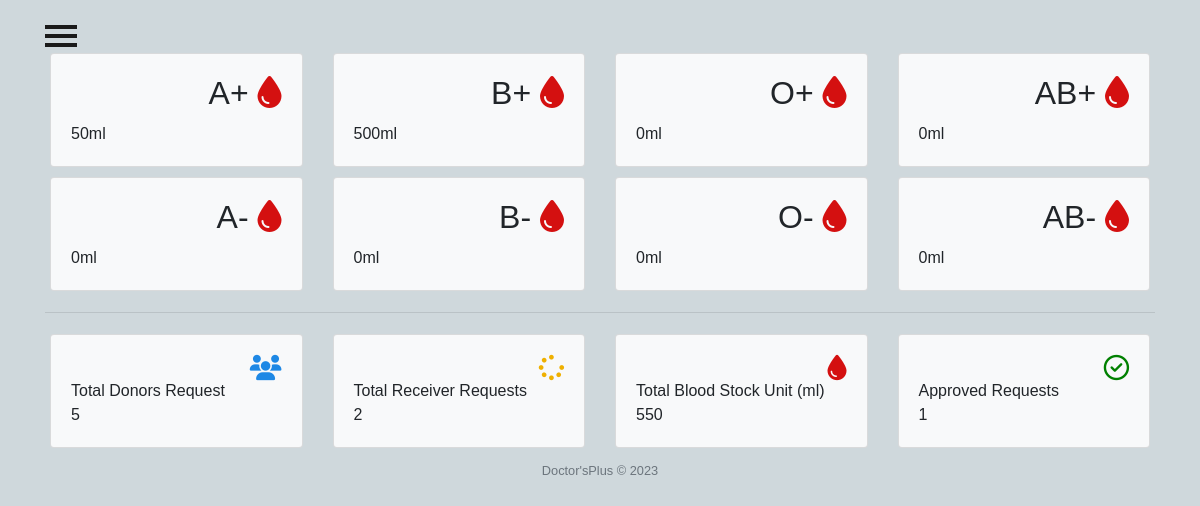
Page /admins/bloodbank_index/ on the earlier database version.
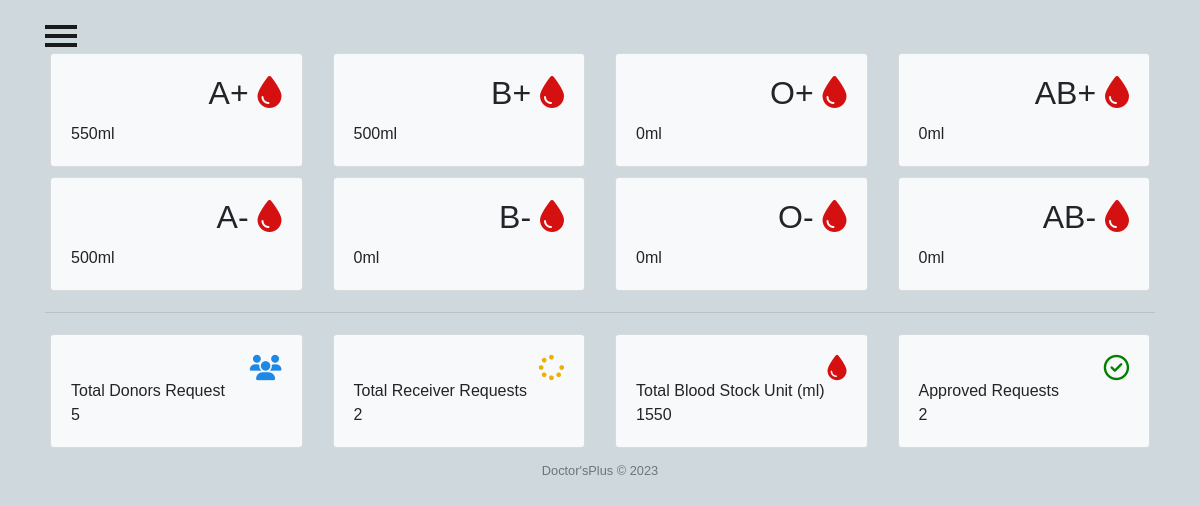
Same page on the later database version.
### adminView/models.py (models this page shows, shortened)
class Stock(models.Model):
    bloodgroup=models.CharField(max_length=10)
    unit=models.PositiveIntegerField(default=0)

### adminView/views.py (the view)
# urls.py: path('bloodbank_index/', views.bloodbank_index, name='bloodbank_index'),
def bloodbank_index(request):
    totaldonors = DonationRequest.objects.count()
    totalrequest = ReceiverRequest.objects.count()
    totalbloodunit =  Stock.objects.aggregate(total=Sum('unit')).get('total', 0)
    totalapprovedrequest = ReceiverRequest.objects.filter(is_approved='APPROVED').count()
    context = {
        'totaldonors': totaldonors,
        'totalrequest': totalrequest,
        'totalbloodunit': totalbloodunit,
        'totalapprovedrequest': totalapprovedrequest,
    }
    dict={
        'bloodForm':forms.BloodForm(),
        'A1':models.Stock.objects.get(bloodgroup="A+"),
        'A2':models.Stock.objects.get(bloodgroup="A-"),
        'B1':models.Stock.objects.get(bloodgroup="B+"),
        'B2':models.Stock.objects.get(bloodgroup="B-"),
        'AB1':models.Stock.objects.get(bloodgroup="AB+"),
        'AB2':models.Stock.objects.get(bloodgroup="AB-"),
        'O1':models.Stock.objects.get(bloodgroup="O+"),
        'O2':models.Stock.objects.get(bloodgroup="O-"),
    }
    return render(request, 'admin/bloodbank_index.html',context={**context, **dict})

### Templates/admin/bloodbank_index.html (shortened to what this page needs)
{% load static %}
<html lang="en">
<head>
  <link rel="stylesheet" href="{% static 'CSS/admin.css'%}">
</head>
{% include "admin/side_nav_bar.html" %}
<body>
    <div class="container mt-5">
      <div class="row">
        <div class="col-sm-3">
          <div class="card bg-light">
            <div class="card-body">
              <div class="blood">
                <h2>A+ <i class="fas fa-tint"></i></h2>
              </div><br><br>
              <div>
                {{A1.unit}}ml
              </div>
            </div>
          </div>
        </div>
        <div class="col-sm-3">
          <div class="card bg-light">
            <div class="card-body">
              <div class="blood">
                <h2>B+ <i class="fas fa-tint"></i></h2>
              </div><br><br>
              <div>
                {{B1.unit}}ml
              </div>
            </div>
          </div>
        </div>
        <div class="col-sm-3">
          <div class="card bg-light">
            <div class="card-body">
              <div class="blood">
                <h2>O+ <i class="fas fa-tint"></i></h2>
              </div><br><br>
              <div>
                {{O1.unit}}ml
              </div>
            </div>
          </div>
        </div>
        <div class="col-sm-3">
          <div class="card bg-light">
            <div class="card-body">
              <div class="blood">
                <h2>AB+ <i class="fas fa-tint"></i></h2>
              </div><br><br>
              <div>
                {{AB1.unit}}ml
              </div>
            </div>
          </div>
        </div>
      </div>
      <div class="row">
        <div class="col-sm-3">
          <div class="card bg-light">
            <div class="card-body">
              <div class="blood">
                <h2>A- <i class="fas fa-tint"></i></h2>
              </div><br><br>
              <div>
                {{A2.unit}}ml
              </div>
            </div>
          </div>
        </div>
        <div class="col-sm-3">
          <div class="card bg-light">
            <div class="card-body">
              <div class="blood">
                <h2>B- <i class="fas fa-tint"></i></h2>
              </div><br><br>
              <div>
                {{B2.unit}}ml
              </div>
            </div>
          </div>
        </div>
        <div class="col-sm-3">
          <div class="card bg-light">
            <div class="card-body">
              <div class="blood">
                <h2>O- <i class="fas fa-tint"></i></h2>
              </div><br><br>
              <div>
                {{O2.unit}}ml
              </div>
            </div>
          </div>
        </div>
        <div class="col-sm-3">
          <div class="card bg-light">
            <div class="card-body">
              <div class="blood">
                <h2>AB- <i class="fas fa-tint"></i></h2>
              </div><br><br>
              <div>
                {{AB2.unit}}ml
              </div>
            </div>
          </div>
        </div>
      </div>
      <hr>
      <div class="row">
        <div class="col-sm-3">
          <div class="card bg-light">
            <div class="card-body">
              <div class="blood">
                <i class="fas fa-users" style="color: #1e88e5;"></i>
              </div><br>
              <div>
                Total Donors Request <br>
                {{totaldonors}}
              </div>
            </div>
          </div>
        </div>
        <div class="col-sm-3">
          <div class="card bg-light">
            <div class="card-body">
              <div class="blood">
                <i class="fas fa-spinner" style="color:#efb000;"></i>
              </div><br>
              <div>
                Total Receiver Requests <br>
                {{totalrequest}}
              </div>
            </div>
          </div>
        </div>
        <div class="col-sm-3">
          <div class="card bg-light">
            <div class="card-body">
              <div class="blood">
                <i class="fas fa-tint xyz" style="color:#d41010;"></i>
              </div><br>
              <div>
                Total Blood Stock Unit (ml) <br>
                {{totalbloodunit}}
              </div>
            </div>
          </div>
        </div>
        <div class="col-sm-3">
          <div class="card bg-light">
            <div class="card-body">
              <div class="blood">
                <i class="far fa-check-circle" style="color:green;"></i>
              </div><br>
              <div>
                Approved Requests <br>
                {{totalapprovedrequest}}
              </div>
            </div>
          </div>
        </div>
      </div>
    </div>
  <footer class="py-2">
    <div class="small text-center text-muted">Doctor'sPlus &copy; 2023</div>
</footer>
</body>
</html>

### Templates/admin/side_nav_bar.html (shortened to what this page needs)
{% load static %}
<html lang="en">
<head>
  <link rel="stylesheet" href="https://stackpath.bootstrapcdn.com/bootstrap/4.1.3/css/bootstrap.min.css">
  <link rel="stylesheet" href="https://cdnjs.cloudflare.com/ajax/libs/animate.css/3.7.0/animate.min.css">
  <link rel="stylesheet" href="https://maxcdn.bootstrapcdn.com/font-awesome/4.7.0/css/font-awesome.min.css">
  <link rel="stylesheet" href="https://cdnjs.cloudflare.com/ajax/libs/tether/1.4.4/css/tether.min.css">
  <link rel="stylesheet" href="{% static 'CSS/patientnav.css'%}">
</head>
<body>
  {% block content %}
  <div id="wrapper">
    <div id=" page-content-wrapper">
            <button type="button" class="hamburger animated fadeInLeft is-closed" data-toggle="offcanvas">
              <span class="hamb-top"></span>
              <span class="hamb-middle"></span>
              <span class="hamb-bottom"></span>
            </button>
    </div>
  </div>
  {% endblock %}
</body>
</html>

### static/CSS/admin.css (style rules this page uses)
.row { padding: 5px; }
.fa-tint { color: #d41010 }
.blood { float: right; }
.fa-users { color: blue; font-size: 3ex; }
.fa-spinner { color: blue; font-size: 3ex; }
.fa-check-circle { color: blue; font-size: 3ex; }
.xyz { color: blue; font-size: 3ex; }
* { margin: 0; padding: 0; box-sizing: border-box; list-style: none; text-decoration: none; font-family: 'Josefin Sans', sans-serif; }
body { background-color: #f3f5f9; }

### static/CSS/patientnav.css (style rules this page uses)
body { position: relative; overflow-x: hidden; background-color: #cfd8dc; }
body, html { height: 100%; }
#wrapper { padding-left: 30px; -webkit-transition: all 0.5s ease; -moz-transition: all 0.5s ease; -o-transition: all 0.5s ease; transition: all 0.5s ease; }
.hamburger { position: fixed; top: 20px; z-index: 999; display: block; width: 32px; height: 32px; margin-left: 15px; background: transparent; border: none; }
.hamburger.is-closed:before { content: ""; display: block; width: 100px; font-size: 14px; color: #fff; line-height: 32px; text-align: center; opacity: 0; transform: translate3d(0, 0, 0); -webkit-transform: translate3d(0, 0, 0); transition: all 0.35s ease-in-out; -webkit-transition: all 0.35s ease-in-out; }
.hamburger.is-closed .hamb-top, .hamburger.is-closed .hamb-middle, .hamburger.is-closed .hamb-bottom, .hamburger.is-open .hamb-top, .hamburger.is-open .hamb-middle, .hamburger.is-open .hamb-bottom { position: absolute; left: 0; height: 4px; width: 100%; }
.hamburger.is-closed .hamb-top, .hamburger.is-closed .hamb-middle, .hamburger.is-closed .hamb-bottom { background-color: #1a1a1a; }
.hamburger.is-closed .hamb-top { top: 5px; transition: all 0.35s ease-in-out; -webkit-transition: all 0.35s ease-in-out; }
.hamburger.is-closed .hamb-middle { top: 50%; margin-top: -2px; }
.hamburger.is-closed .hamb-bottom { bottom: 5px; transition: all 0.35s ease-in-out; -webkit-transition: all 0.35s ease-in-out; }

Differences in the rows shown:
changed Stock (number 1 of 8 on the later page): unit "50" → "550"
changed Stock (number 5 of 8 on the later page): unit "0" → "500"
Other differences:
{{ totalbloodunit }}: "550" → "1550"
{{ totalapprovedrequest }}: "1" → "2"
